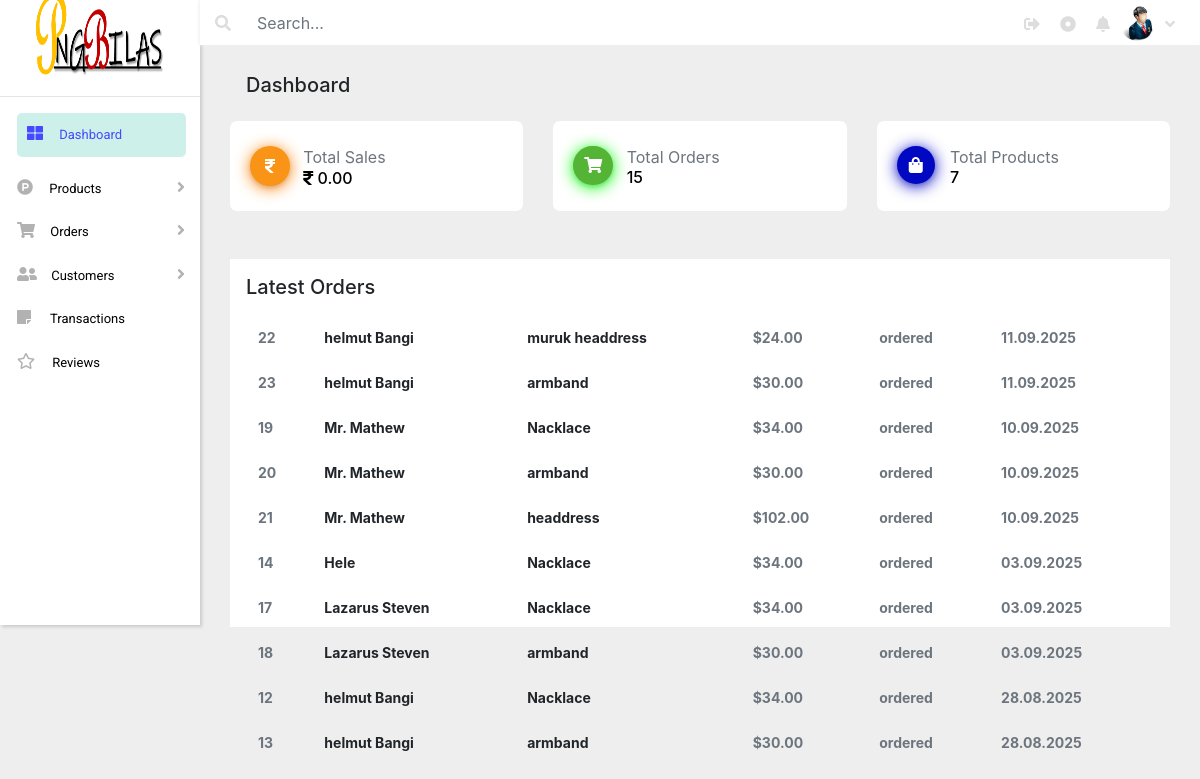
/admin/Index/index.php, run on the app's committed database.
### tables this page shows
CREATE TABLE `ordered` (
  `ID` int(10) NOT NULL,
  `customer_name` varchar(20) NOT NULL,
  `customer_mail` varchar(50) NOT NULL,
  `customer_address` varchar(100) NOT NULL,
  `product_name` varchar(30) NOT NULL,
  `product_price` int(20) NOT NULL,
  `product_image` varchar(100) NOT NULL,
  `status` varchar(20) NOT NULL DEFAULT 'ordered',
  `Delivery_Date` date NOT NULL DEFAULT current_timestamp()
);

### admin/Index/index.php (the view, shortened to what this page needs)
<!DOCTYPE html>
<html>
<head>
	<link rel="stylesheet" href="https://cdnjs.cloudflare.com/ajax/libs/font-awesome/5.10.0/css/all.min.css">
	<link rel="stylesheet" href="https://cdn.jsdelivr.net/npm/bootstrap@4.6.2/dist/css/bootstrap.min.css">
	<link rel="stylesheet" type="text/css" href="css/style.css">
</head>
<body>
<?php
include 'include/sidebar.php';
include 'include/top-header.php';
include 'Sql/config.php';
$sql_sales = "SELECT SUM(product_price) AS total_sales FROM ordered WHERE status = 'Delivered'";
$res_sales = mysqli_query($conn, $sql_sales);
$row_sales = mysqli_fetch_assoc($res_sales);
$total_sales = $row_sales['total_sales'] ?? 0;
$sql_orders = "SELECT COUNT(*) AS total_orders FROM ordered";
$res_orders = mysqli_query($conn, $sql_orders);
$row_orders = mysqli_fetch_assoc($res_orders);
$total_orders = $row_orders['total_orders'] ?? 0;
$sql_products = "SELECT COUNT(*) AS total_products FROM add_product";
$res_products = mysqli_query($conn, $sql_products);
$row_products = mysqli_fetch_assoc($res_products);
$total_products = $row_products['total_products'] ?? 0;
?>
	            <div class="container-fluid body-area mt-5">
					<div class="row mt-3">
						<div class="col-md-12 col-sm-12">
							<h5 class="pt-4 ml-3">Dashboard</h5>
						</div>
					</div>
					<div class="row">
						<div class="col-md-4 col-sm-12 card-area  mt-3">
							<div class="card">
								<div class="parent">
									<div class="icon">
										<i class="fas fa-rupee-sign"></i>
									</div>
									<div class="total-area">
										<p class="text-muted pt-4">Total Sales</p>
										<h6><i class="fas fa-rupee-sign"></i> <?php echo number_format($total_sales, 2); ?></h6>
									</div>
								</div>
							</div>
						</div>
						<div class="col-md-4 col-sm-12 card-area mt-3">
							<div class="card">
								<div class="parent">
									<div class="icon">
										<i class="fas fa-shopping-cart" id="icon"></i>
									</div>
									<div class="total-area2">
										<p class="text-muted pt-4">Total Orders</p>
										<h6> <?php echo $total_orders; ?></h6>
									</div>
								</div>
							</div>
						</div>
						<div class="col-md-4 col-sm-12 card-area mt-3">
							<div class="card">
								<div class="parent">
									<div class="icon">
										<i class="fas fa-shopping-bag" id="icon2"></i>
									</div>
									<div class="total-area2">
										<p class="text-muted pt-4">Total Products</p>
										<h6><?php echo $total_products; ?></h6>
									</div>
								</div>
							</div>
						</div>
					</div>
				<div class="col-md-12 col-sm-12 lower-area mt-5 p-3">
    <h5>Latest Orders</h5>
    <div class="table-responsive mt-3">
        <table class="table noborder">
            <tbody>
                <?php
                include 'Sql/config.php';
                $sql = "SELECT ID, customer_name, customer_mail, customer_address, product_name, product_price, product_image, status, Delivery_Date
                        FROM ordered
                        ORDER BY Delivery_Date DESC
                        LIMIT 10";
                $result = mysqli_query($conn, $sql);
                if (mysqli_num_rows($result) > 0) {
                    while ($row = mysqli_fetch_assoc($result)) {
                        $statusClass = "";
                        if ($row['status'] == "Delivered") {
                            $statusClass = "text-success'><mark class='bgs";
                        } elseif ($row['status'] == "Cancelled") {
                            $statusClass = "text-danger'><mark class='bgd";
                        } elseif ($row['status'] == "Pending") {
                            $statusClass = "text-warning'><mark class='bgw";
                        } else {
                            $statusClass = "text-muted";
                        }
                        echo "<tr>
                                <td class='text-muted'>{$row['ID']}</td>
                                <td>{$row['customer_name']}</td>
                                <td>{$row['product_name']}</td>
                                <td class='text-muted'>$" . number_format($row['product_price'], 2) . "</td>
                                <td class='{$statusClass}'>{$row['status']}</mark></td>
                                <td class='text-muted'>" . date('d.m.Y', strtotime($row['Delivery_Date'])) . "</td>
                              </tr>";
                    }
                } else {
                    echo "<tr><td colspan='7' class='text-center text-muted'>No orders found</td></tr>";
                }
                ?>
            </tbody>
        </table>
    </div>
</div>
				</div>
<?php
include 'include/footer.php';
?>

### admin/Index/css/style.css (style rules this page uses)
body { margin: 0px; padding: 0px; background-color: #eee; }
.right-top-area i { color: #DDDDDD; padding-top: 15px; }
.body-area { height: 550px; }
.lower-area { height: 368px; background-color: #fff; }
.noborder td, .noborder th { border: none !important; }
td,th { font-size: 14px; font-weight: bold; }
.card-area .card { height: 90px; background-color: #fff; border-radius: 7px; border:none; }
.parent { height: 90px; width: 100%; }
.parent .icon { height: 90px; width: 25%; float: left; }
.parent .icon i { background-color: #F99417; color: #fff; padding: 12px 15px 12px 15px; margin-left: 20px; margin-top: 25px; border-radius: 80px; box-shadow: rgba(14, 30, 37, 0.12) 0px 2px 4px 0px, rgb(255, 128, 0) 0px 2px 16px 0px; }
.parent .total-area { height: 90px; width: 75%; float: left; }
.total-area h6 { margin-top: -30px; color: #000; }
.total-area2 h6 { margin-top: -17px; color: #000; }
.total-area i { color: #000; }
#icon { background-color: #54B435; color: #fff; padding: 11px 11px 12px 11px; margin-left: 20px; margin-top: 25px; border-radius: 80px; box-shadow: rgba(14, 30, 37, 0.12) 0px 2px 4px 0px, rgb(0, 255, 0) 0px 2px 16px 0px; }
#icon2 { background-color: #0008C1; color: #fff; padding: 11px 12px 11px 12px; margin-left: 20px; margin-top: 25px; border-radius: 80px; box-shadow: rgba(14, 30, 37, 0.12) 0px 2px 4px 0px, rgb(0, 0, 204) 0px 2px 16px 0px; }

### data on the page
ordered: ID "22", customer_name "helmut Bangi", product_name "muruk headdress", product_price "24.00", status "ordered", Delivery_Date "11.09.2025"
ordered: ID "23", customer_name "helmut Bangi", product_name "armband", product_price "30.00", status "ordered", Delivery_Date "11.09.2025"
ordered: ID "19", customer_name "Mr. Mathew", product_name "Nacklace", product_price "34.00", status "ordered", Delivery_Date "10.09.2025"
ordered: ID "20", customer_name "Mr. Mathew", product_name "armband", product_price "30.00", status "ordered", Delivery_Date "10.09.2025"
ordered: ID "21", customer_name "Mr. Mathew", product_name "headdress", product_price "102.00", status "ordered", Delivery_Date "10.09.2025"
ordered: ID "14", customer_name "Hele", product_name "Nacklace", product_price "34.00", status "ordered", Delivery_Date "03.09.2025"
ordered: ID "17", customer_name "Lazarus Steven", product_name "Nacklace", product_price "34.00", status "ordered", Delivery_Date "03.09.2025"
ordered: ID "18", customer_name "Lazarus Steven", product_name "armband", product_price "30.00", status "ordered", Delivery_Date "03.09.2025"
ordered: ID "12", customer_name "helmut Bangi", product_name "Nacklace", product_price "34.00", status "ordered", Delivery_Date "28.08.2025"
ordered: ID "13", customer_name "helmut Bangi", product_name "armband", product_price "30.00", status "ordered", Delivery_Date "28.08.2025"

### other printed values
$total_sales "0.00"
$total_orders "15"
$total_products "7"
